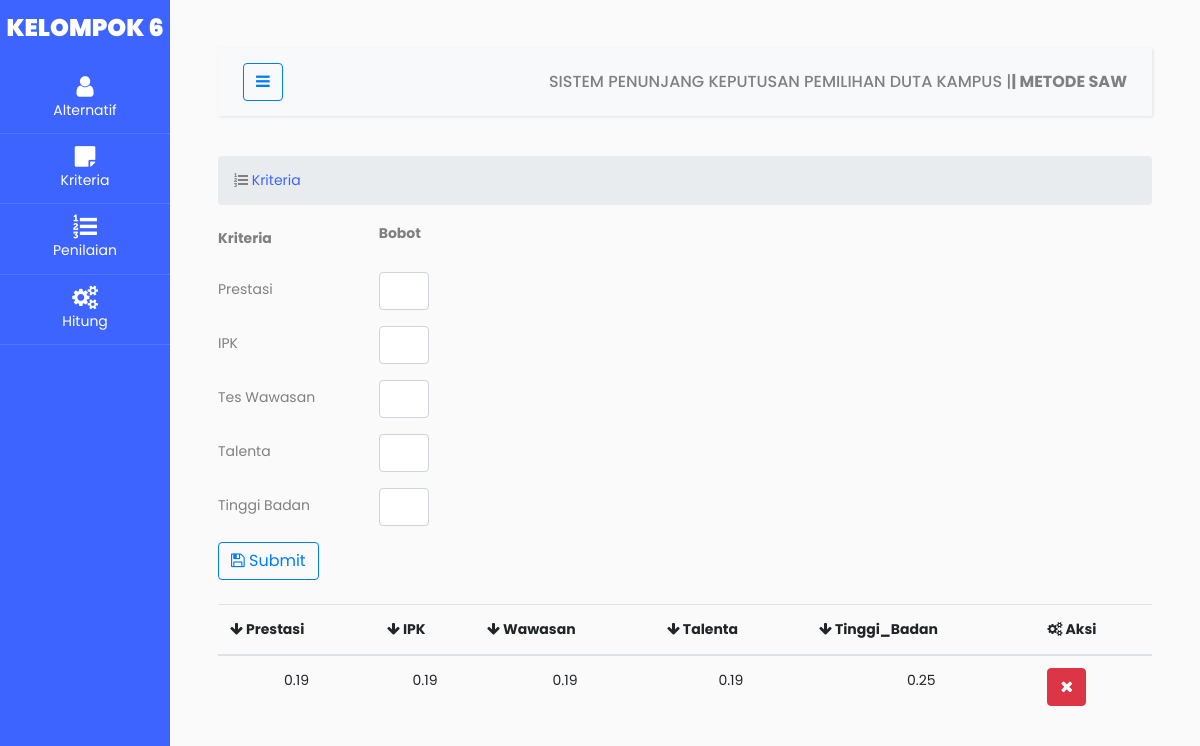
Page /kriteria.php on the committed database.
### tables this page shows
CREATE TABLE `spk_kriteria` (
  `no` int(11) NOT NULL,
  `prestasi` float NOT NULL,
  `IPK` float NOT NULL,
  `wawasan` float NOT NULL,
  `talenta` float NOT NULL,
  `tinggi_badan` float NOT NULL
);

### kriteria.php (the view, shortened to what this page needs)
<!doctype html>
<html lang="en">
<?php
include 'components/head.php';
?>
<body>
<div class="wrapper d-flex align-items-stretch">
    <?php
    include 'components/sidebar.php';
    ?>
    <div id="content" class="p-4 p-md-5">
      <?php
      include 'components/navbar.php';
      ?>
      <section id="main-content">
        <section class="wrapper">
          <div class="row">
            <div class="col-lg-12">
              <ol class="breadcrumb">
                <li><i class="fa fa-list-ol"></i><a href="kriteria.php"> Kriteria</a></li>
              </ol>
            </div>
          </div>
          <?php
          include 'koneksi.php';
          ?>
          <form class="form-validate form-horizontal" id="register_form" method="post" action="">
            <div class="form-group row">
              <label class="col-sm-2 col-form-label"><b>Kriteria</b></label>
              <div class="col-sm-3">
                <label><b>Bobot</b></label>
              </div>
            </div>
            <div class="form-group row">
              <label class="col-sm-2 col-form-label">Prestasi</label>
              <div class="col-sm-1">
                <input type="text" class="form-control" name="prestasi" id="prestasi">
              </div>
            </div>
            <div class="form-group row">
              <label class="col-sm-2 col-form-label">IPK</label>
              <div class="col-sm-1">
                <input type="text" class="form-control" name="ipk" id="ipk">
              </div>
            </div>
            <div class="form-group row">
              <label class="col-sm-2 col-form-label">Tes Wawasan</label>
              <div class="col-sm-1">
                <input type="text" class="form-control" name="wawasan" id="wawasan">
              </div>
            </div>
            <div class="form-group row">
              <label class="col-sm-2 col-form-label">Talenta</label>
              <div class="col-sm-1">
                <input type="text" class="form-control" name="talenta" id="talenta">
              </div>
            </div>
            <div class="form-group row">
              <label class="col-sm-2 col-form-label">Tinggi Badan</label>
              <div class="col-sm-1">
                <input type="text" class="form-control" name="tinggi_badan" id="tinggi_badan">
              </div>
            </div>
            <div class="mb-4">
              <button class="btn btn-outline-primary" type="submit" name="submit"><i class="fa fa-save"></i> Submit</button>
            </div>
          </form>
          <table class="table">
            <thead>
              <tr>
                <th><i class="fa fa-arrow-down"></i> Prestasi</th>
                <th><i class="fa fa-arrow-down"></i> IPK</th>
                <th><i class="fa fa-arrow-down"></i> Wawasan</th>
                <th><i class="fa fa-arrow-down"></i> Talenta</th>
                <th><i class="fa fa-arrow-down"></i> Tinggi_Badan</th>
                <th><i class="fa fa-cogs"></i> Aksi</th>
              </tr>
            </thead>
            <?php
            $sql = "SELECT * FROM spk_kriteria";
            $hasil = $conn->query($sql);
            $rows = $hasil->num_rows;
            if ($rows > 0) {
              while ($row = $hasil->fetch_row()) {
            ?>
                <tr>
                  <td Align="center"><?= $row[1] ?></td>
                  <td Align="center"><?= $row[2] ?></td>
                  <td Align="center"><?= $row[3] ?></td>
                  <td Align="center"><?= $row[4] ?></td>
                  <td Align="center"><?= $row[5] ?></td>
                  <td>
                    <div class="btn-group">
                      <a class="btn btn-danger" href="kriteria_hapus.php?id=<?= $row[0] ?>"><i class="fa fa-close"></i></a>
                    </div>
                  </td>
                </tr>
            <?php }
            } else {
              echo "<tr>
                  <td>Data Tidak Ada</td>
              <tr>";
            } ?>
          </table>
        </section>
      </section>
    </div>
  </div>
</body>
</html>

### rows in the picture
spk_kriteria: prestasi "0.19", IPK "0.19", wawasan "0.19", talenta "0.19", tinggi_badan "0.25"
